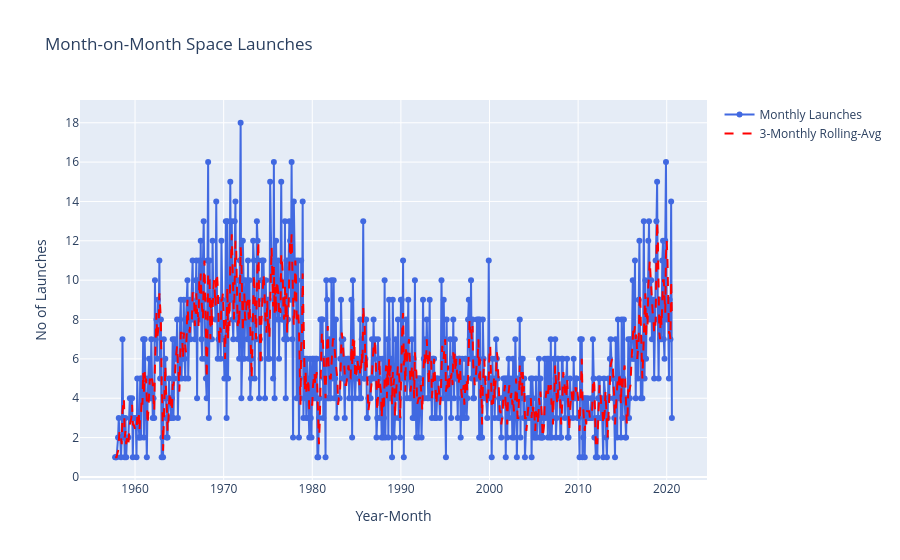

The cell this chart's notebook holds for it:
### Code cell
fig = go.Figure()

fig.add_trace(go.Scatter(
    x=monthly_launches["Year-Month"],
    y=monthly_launches["Launches"],
    mode="lines+markers",
    name="Monthly Launches",
    line=dict(color="royalblue")
))

fig.add_trace(go.Scatter(
    x=monthly_launches["Year-Month"],
    y=monthly_launches["Rolling-Avg"],
    mode="lines",
    name="3-Monthly Rolling-Avg",
    line=dict(color="red", dash="dash")
))

fig.update_layout(
    title="Month-on-Month Space Launches",
    xaxis_title="Year-Month",
    yaxis_title="No of Launches",
    hovermode="x unified"
)

fig.show()

### Figure 1 — Plotly figure (JSON) as saved in the notebook; plotly's stock layout.template omitted (floating-point values rounded to 4 significant figures; data arrays with more than 128 entries replaced by an {"elided": "..."} marker saying what was removed)
{"data": [{"line": {"color": "royalblue"}, "mode": "lines+markers", "name": "Monthly Launches", "type": "scatter", "x": {"elided": "747 str values"}, "y": {"elided": "747 int values"}}, {"line": {"color": "red", "dash": "dash"}, "mode": "lines", "name": "3-Monthly Rolling-Avg", "type": "scatter", "x": {"elided": "747 str values"}, "y": {"elided": "747 float values"}}], "layout": {"hovermode": "x unified", "title": {"text": "Month-on-Month Space Launches"}, "xaxis": {"title": {"text": "Year-Month"}}, "yaxis": {"title": {"text": "No of Launches"}}}}
